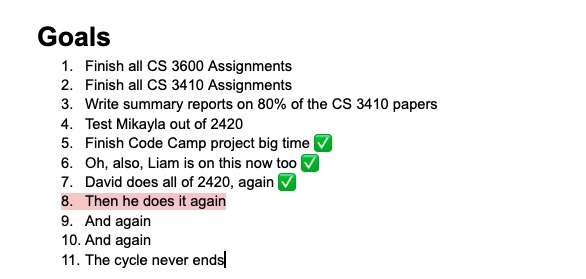
#> input picture test.jpg, 586 x 279 px
$ python main.py
#> lines starting #> are read from the running program, lines starting #| are printed output that depends on the picture; after the words box and inside, x2 and y2 are one past the last pixel; in counts of white or black regions, pixels touching at a corner belong together
### jpgToNotes.py
import cv2
import numpy as np
import pytesseract
import os


def produce():
    image = input("Name of file: ")
#> the answer given: test.jpg
    img = cv2.imread(image)
#> img is the input picture: shape (279, 586, 3); mean B, G, R 240.4, 241.1, 240.9
    kernel = np.ones((7, 7), np.uint8)

    # convert to hsv colorspace
    hsv = cv2.cvtColor(img, cv2.COLOR_BGR2HSV)
#> hsv: shape (279, 586, 3); mean H, S, V 4, 2.6, 241.7
    cv2.imshow("HSV", hsv)

    # lower bound and upper bound for pink highlight color
    lower_bound = np.array([110, 0, 150])
    upper_bound = np.array([200, 200, 255])
    mask = cv2.inRange(hsv, lower_bound, upper_bound)
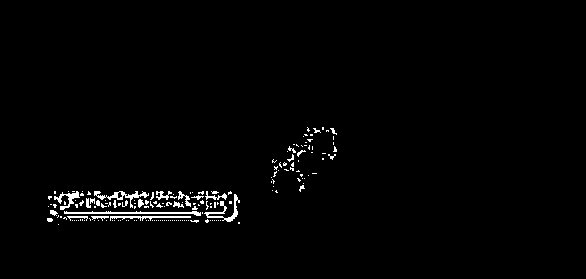
#> mask: shape (279, 586); 1.6% white in thin lines or dots, all inside (x1, y1, x2, y2) = (47, 127, 337, 225)
    mask = cv2.morphologyEx(mask, cv2.MORPH_CLOSE, kernel)
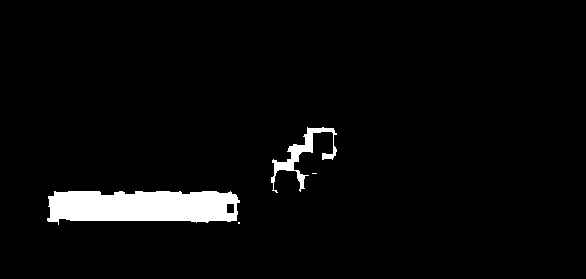
#> mask: shape (279, 586); 3.9% white; 4 white regions (2 under 20 px), largest, box (x1, y1, x2, y2) and area: (47, 191, 240, 225) 5388, (271, 127, 337, 193) 963
    mask = cv2.morphologyEx(mask, cv2.MORPH_OPEN, kernel)
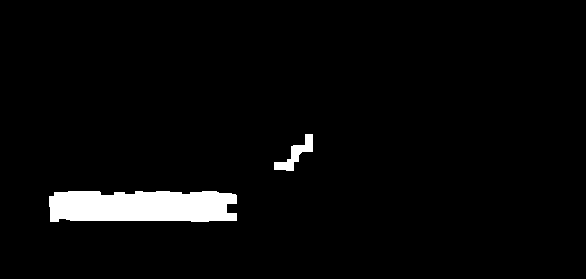
#> mask: shape (279, 586); 3.6% white; 2 white regions, box (x1, y1, x2, y2) and area: (49, 191, 237, 222) 5307, (274, 134, 313, 171) 506

    # Segment only the detected region
    segmented_img = cv2.bitwise_and(img, img, mask=mask)
    segmented_name = "segmented_img{}.jpg".format(os.getpid())
    cv2.imwrite(segmented_name, segmented_img)

    text = pytesseract.image_to_string(segmented_name, lang='eng')

    outputFile = "output{}.txt".format(os.getpid())
    with open(outputFile, "w") as f:
        for line in text.splitlines():
            f.write(line + "\n")

    cv2.waitKey(0)
    cv2.destroyAllWindows()

### main.py
import jpgToNotes


def main():
    jpgToNotes.produce()
#> (the call stopped at in produce, `text = pytesseract.image_to_string(segmented_name, lang='eng')`: pytesseract is not available in this run)


if __name__ == '__main__':
    main()
